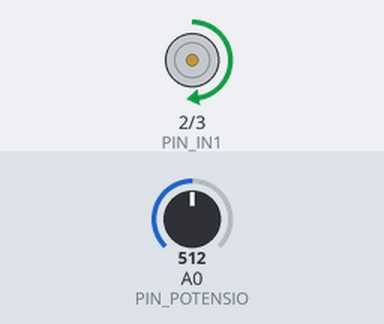
The sketch below on a simulated Arduino Mega 2560, built with avr-gcc and run on an emulated ATmega2560. On the bench: motor-driver pin pairs drawn as motors (green arrow = first pin HIGH = forward, orange = second pin HIGH = backward, longer = more drive, scaled by the enable pin). The inputs (shaded band) are chosen by the test bench; at power-on: A0 (PIN_POTENSIO) = 512.

Above: at 8.8 s.
8.9 s: A0 (PIN_POTENSIO) set to 716
At 13.4 s:
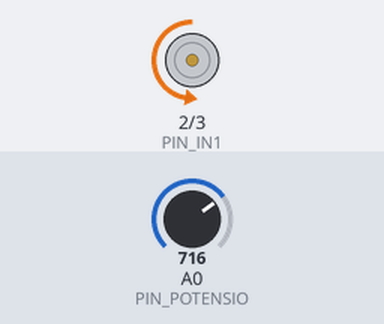
21.5 s: A0 (PIN_POTENSIO) set to 900
At 24.9 s:
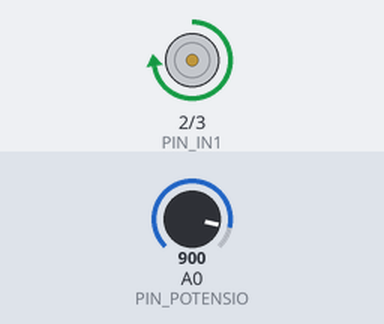
33.5 s: A0 (PIN_POTENSIO) set to 122
47.2 s: A0 (PIN_POTENSIO) set to 0
At 49.2 s:
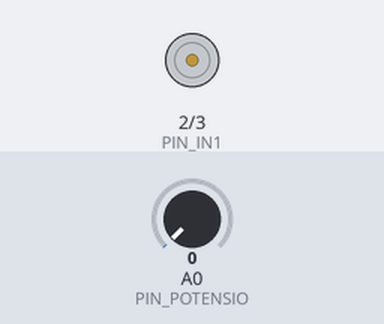
Timing chart, 0 to 50.7 s (numbered marks = the images above; inputs shaded):
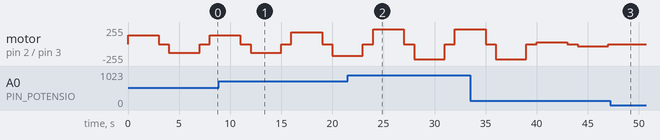

Measured:
- after the input at 47.2 s, motor on pin 2 (PIN_IN1) / pin 3 (PIN_IN2): stops changing and stays stopped

The sketch:

l298.ino
```cpp
// -------------------------------------
// Pengontrolan motor DC
//    menggunakan motor driver L298
// -------------------------------------

const byte PIN_IN1 = 2;
const byte PIN_IN2 = 3;
const byte PIN_POTENSIO = A0;
const byte PIN_ENABLE = 44;

void setup()
{
  pinMode(PIN_IN1, OUTPUT);
  pinMode(PIN_IN2, OUTPUT);
  pinMode(PIN_ENABLE, OUTPUT);
}

void loop()
{
  // Atur kecepatan
  int nilai = analogRead(PIN_POTENSIO);
  analogWrite(PIN_ENABLE, nilai / 4);

  // Putar motor ke satu arah
  digitalWrite(PIN_IN1, HIGH);
  digitalWrite(PIN_IN2, LOW);
  delay(3000);

  // Hentikan motor
  digitalWrite(PIN_IN1, LOW);
  digitalWrite(PIN_IN2, LOW);
  delay(1000);

  // Putar ke arah lain
  digitalWrite(PIN_IN1, LOW);
  digitalWrite(PIN_IN2, HIGH);
  delay(3000);

  // Hentikan motor
  digitalWrite(PIN_IN1, LOW);
  digitalWrite(PIN_IN2, LOW);
  delay(1000);
}
```
